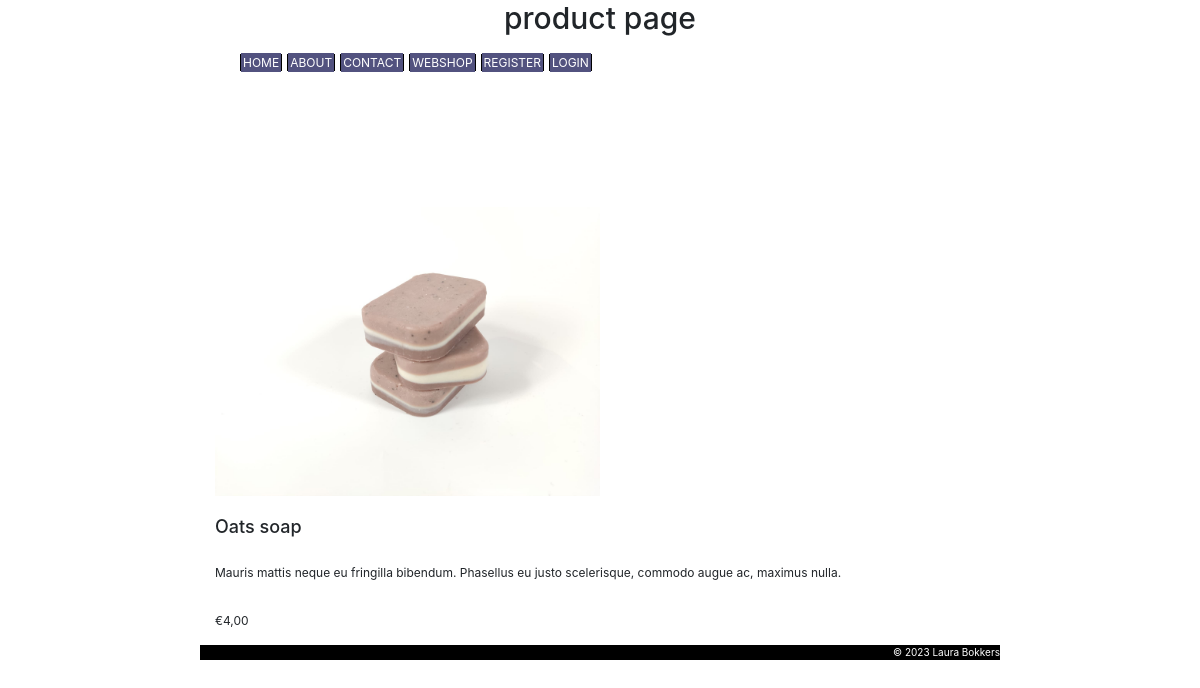
The page /index.php?page=product&id=4 on the database its author committed.
### tables this page shows
CREATE TABLE `products` (
  `id` int(11) NOT NULL,
  `name` varchar(100) NOT NULL,
  `description` varchar(300) NOT NULL,
  `pricetag` int(11) NOT NULL,
  `image_url` varchar(200) NOT NULL
);

### database-connection.php (called while the page is built, shortened)
<?php
function connectToDatabase()
{
    $server = 'localhost';
    $username = 'laura_web_shop_user';
    $password = 'ditiseenwachtwoord';
    $dbname = 'lauras_webshop';
    $conn = mysqli_connect($server, $username, $password, $dbname);
    return $conn;
}
function findProductById($id)
{
    $conn = connectToDatabase();
    try {
        $id = mysqli_real_escape_string($conn, $id);
        $sql = "SELECT * FROM products WHERE id=$id";
        $result = mysqli_query($conn, $sql);
        $response = mysqli_fetch_assoc($result);
    } finally {
        mysqli_close($conn);
    }
    return $response;
}

### product.php (the view, shortened to what this page needs)
<?php
function getProductData()
{
    $userIsLoggedIn = isUserLoggedIn();
    $pageData = ["page" => "product", "product" => [], "userLoggedIn" => $userIsLoggedIn];
    $requestType = $_SERVER['REQUEST_METHOD'];
    if ($requestType == "POST") {
        $productId = getPostVar('id');
    } else {
        $productId = getUrlVar('id');
    }
    try {
        require_once("database-connection.php");
        $product = findProductById($productId);
        $pageData["product"] = $product;
    } catch (Exception $e) {
        logError("getting product failed: " . $e->getMessage());
        $pageData['genericErr'] = "Er is een technisch probleem. Probeer het later nog eens.";
    }
    return $pageData;
}
function showProductContent($pageData)
{
    $product = $pageData['product'];
    $userIsLoggedIn = $pageData['userLoggedIn'];
    showProduct($product, $userIsLoggedIn);
}
function showProduct($product, $userIsLoggedIn)
{
    echo "<div class='card-body'> <img class = 'product-img' src='" . $product['image_url'] . "' alt='soap image' width='400' height='300'></br>
    <h4 class = 'card-title'>" . $product["name"] . "</h4></br>
    <p class = 'card-text'>" . $product["description"] . "</p></br>
    &#8364;" . number_format(($product['pricetag'] / 100), 2, ',') . "</br> </div>";
}

### CSS/stylesheet.css (style rules this page uses)
.entirepage { width: 800px; margin: auto; font-size: 12px; color: darkgrey; background-color: white; }
.product-img { margin-bottom: 20px; height: 50%; width: 50%; }

### rows shown on the page
products: name "Oats soap", description "Mauris mattis neque eu fringilla bibendum. Phasellus eu justo scelerisque, commodo augue ac, maximus nulla.", $product['pricetag']/100 "4,00"

### other values the page prints
$pageTitle "product"
$buttonText "HOME"
$buttonText "ABOUT"
$buttonText "CONTACT"
$buttonText "WEBSHOP"
$buttonText "REGISTER"
$buttonText "LOGIN"
